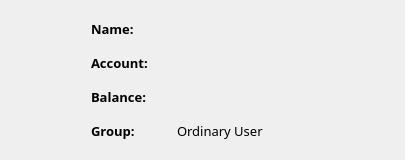
<?xml version="1.0" encoding="UTF-8"?>
<ui version="4.0">
 <class>AccountDialog</class>
 <widget class="QDialog" name="AccountDialog">
  <property name="geometry">
   <rect>
    <x>0</x>
    <y>0</y>
    <width>405</width>
    <height>160</height>
   </rect>
  </property>
  <property name="minimumSize">
   <size>
    <width>400</width>
    <height>160</height>
   </size>
  </property>
  <property name="maximumSize">
   <size>
    <width>405</width>
    <height>160</height>
   </size>
  </property>
  <property name="font">
   <font>
    <family>微软雅黑 Light</family>
    <pointsize>10</pointsize>
   </font>
  </property>
  <property name="windowTitle">
   <string>Information</string>
  </property>
  <layout class="QVBoxLayout" name="verticalLayout">
   <item>
    <layout class="QHBoxLayout" name="horizontalLayout_4">
     <item>
      <spacer name="horizontalSpacer">
       <property name="orientation">
        <enum>Qt::Horizontal</enum>
       </property>
       <property name="sizeType">
        <enum>QSizePolicy::Fixed</enum>
       </property>
       <property name="sizeHint" stdset="0">
        <size>
         <width>80</width>
         <height>20</height>
        </size>
       </property>
      </spacer>
     </item>
     <item>
      <widget class="QLabel" name="lab_name">
       <property name="minimumSize">
        <size>
         <width>80</width>
         <height>20</height>
        </size>
       </property>
       <property name="maximumSize">
        <size>
         <width>80</width>
         <height>20</height>
        </size>
       </property>
       <property name="font">
        <font>
         <family>微软雅黑 Light</family>
         <pointsize>10</pointsize>
         <weight>75</weight>
         <bold>true</bold>
        </font>
       </property>
       <property name="text">
        <string>Name:</string>
       </property>
      </widget>
     </item>
     <item>
      <widget class="QLabel" name="lab_id">
       <property name="enabled">
        <bool>true</bool>
       </property>
       <property name="sizePolicy">
        <sizepolicy hsizetype="Preferred" vsizetype="Preferred">
         <horstretch>0</horstretch>
         <verstretch>0</verstretch>
        </sizepolicy>
       </property>
       <property name="minimumSize">
        <size>
         <width>160</width>
         <height>20</height>
        </size>
       </property>
       <property name="maximumSize">
        <size>
         <width>160</width>
         <height>20</height>
        </size>
       </property>
       <property name="font">
        <font>
         <family>微软雅黑 Light</family>
         <pointsize>10</pointsize>
        </font>
       </property>
       <property name="text">
        <string/>
       </property>
      </widget>
     </item>
     <item>
      <spacer name="horizontalSpacer_3">
       <property name="orientation">
        <enum>Qt::Horizontal</enum>
       </property>
       <property name="sizeHint" stdset="0">
        <size>
         <width>40</width>
         <height>20</height>
        </size>
       </property>
      </spacer>
     </item>
    </layout>
   </item>
   <item>
    <layout class="QHBoxLayout" name="horizontalLayout_3">
     <item>
      <spacer name="horizontalSpacer_2">
       <property name="orientation">
        <enum>Qt::Horizontal</enum>
       </property>
       <property name="sizeType">
        <enum>QSizePolicy::Fixed</enum>
       </property>
       <property name="sizeHint" stdset="0">
        <size>
         <width>80</width>
         <height>20</height>
        </size>
       </property>
      </spacer>
     </item>
     <item>
      <widget class="QLabel" name="label">
       <property name="minimumSize">
        <size>
         <width>80</width>
         <height>20</height>
        </size>
       </property>
       <property name="maximumSize">
        <size>
         <width>80</width>
         <height>20</height>
        </size>
       </property>
       <property name="font">
        <font>
         <family>微软雅黑 Light</family>
         <pointsize>10</pointsize>
         <weight>75</weight>
         <bold>true</bold>
        </font>
       </property>
       <property name="text">
        <string>Account:</string>
       </property>
      </widget>
     </item>
     <item>
      <widget class="QLabel" name="lab_num">
       <property name="minimumSize">
        <size>
         <width>160</width>
         <height>20</height>
        </size>
       </property>
       <property name="maximumSize">
        <size>
         <width>160</width>
         <height>20</height>
        </size>
       </property>
       <property name="font">
        <font>
         <family>微软雅黑 Light</family>
         <pointsize>10</pointsize>
         <weight>50</weight>
         <bold>false</bold>
        </font>
       </property>
       <property name="text">
        <string/>
       </property>
      </widget>
     </item>
     <item>
      <spacer name="horizontalSpacer_4">
       <property name="orientation">
        <enum>Qt::Horizontal</enum>
       </property>
       <property name="sizeHint" stdset="0">
        <size>
         <width>40</width>
         <height>20</height>
        </size>
       </property>
      </spacer>
     </item>
    </layout>
   </item>
   <item>
    <layout class="QHBoxLayout" name="horizontalLayout_2">
     <item>
      <spacer name="horizontalSpacer_5">
       <property name="orientation">
        <enum>Qt::Horizontal</enum>
       </property>
       <property name="sizeType">
        <enum>QSizePolicy::Fixed</enum>
       </property>
       <property name="sizeHint" stdset="0">
        <size>
         <width>80</width>
         <height>20</height>
        </size>
       </property>
      </spacer>
     </item>
     <item>
      <widget class="QLabel" name="lab_balance">
       <property name="minimumSize">
        <size>
         <width>80</width>
         <height>20</height>
        </size>
       </property>
       <property name="maximumSize">
        <size>
         <width>80</width>
         <height>20</height>
        </size>
       </property>
       <property name="font">
        <font>
         <family>微软雅黑 Light</family>
         <pointsize>10</pointsize>
         <weight>75</weight>
         <bold>true</bold>
        </font>
       </property>
       <property name="text">
        <string>Balance:</string>
       </property>
      </widget>
     </item>
     <item>
      <widget class="QLabel" name="lab_money">
       <property name="minimumSize">
        <size>
         <width>160</width>
         <height>20</height>
        </size>
       </property>
       <property name="maximumSize">
        <size>
         <width>160</width>
         <height>20</height>
        </size>
       </property>
       <property name="text">
        <string/>
       </property>
      </widget>
     </item>
     <item>
      <spacer name="horizontalSpacer_6">
       <property name="orientation">
        <enum>Qt::Horizontal</enum>
       </property>
       <property name="sizeHint" stdset="0">
        <size>
         <width>40</width>
         <height>20</height>
        </size>
       </property>
      </spacer>
     </item>
    </layout>
   </item>
   <item>
    <layout class="QHBoxLayout" name="horizontalLayout">
     <item>
      <spacer name="horizontalSpacer_7">
       <property name="orientation">
        <enum>Qt::Horizontal</enum>
       </property>
       <property name="sizeType">
        <enum>QSizePolicy::Fixed</enum>
       </property>
       <property name="sizeHint" stdset="0">
        <size>
         <width>80</width>
         <height>20</height>
        </size>
       </property>
      </spacer>
     </item>
     <item>
      <widget class="QLabel" name="lab_user">
       <property name="minimumSize">
        <size>
         <width>80</width>
         <height>0</height>
        </size>
       </property>
       <property name="maximumSize">
        <size>
         <width>80</width>
         <height>16777215</height>
        </size>
       </property>
       <property name="font">
        <font>
         <family>微软雅黑 Light</family>
         <pointsize>10</pointsize>
         <weight>75</weight>
         <bold>true</bold>
        </font>
       </property>
       <property name="text">
        <string>Group:</string>
       </property>
      </widget>
     </item>
     <item>
      <widget class="QLabel" name="lab_nuser">
       <property name="minimumSize">
        <size>
         <width>160</width>
         <height>20</height>
        </size>
       </property>
       <property name="maximumSize">
        <size>
         <width>160</width>
         <height>20</height>
        </size>
       </property>
       <property name="text">
        <string>Ordinary User</string>
       </property>
      </widget>
     </item>
     <item>
      <spacer name="horizontalSpacer_8">
       <property name="orientation">
        <enum>Qt::Horizontal</enum>
       </property>
       <property name="sizeHint" stdset="0">
        <size>
         <width>40</width>
         <height>20</height>
        </size>
       </property>
      </spacer>
     </item>
    </layout>
   </item>
  </layout>
 </widget>
 <layoutdefault spacing="6" margin="11"/>
 <resources/>
 <connections/>
</ui>
